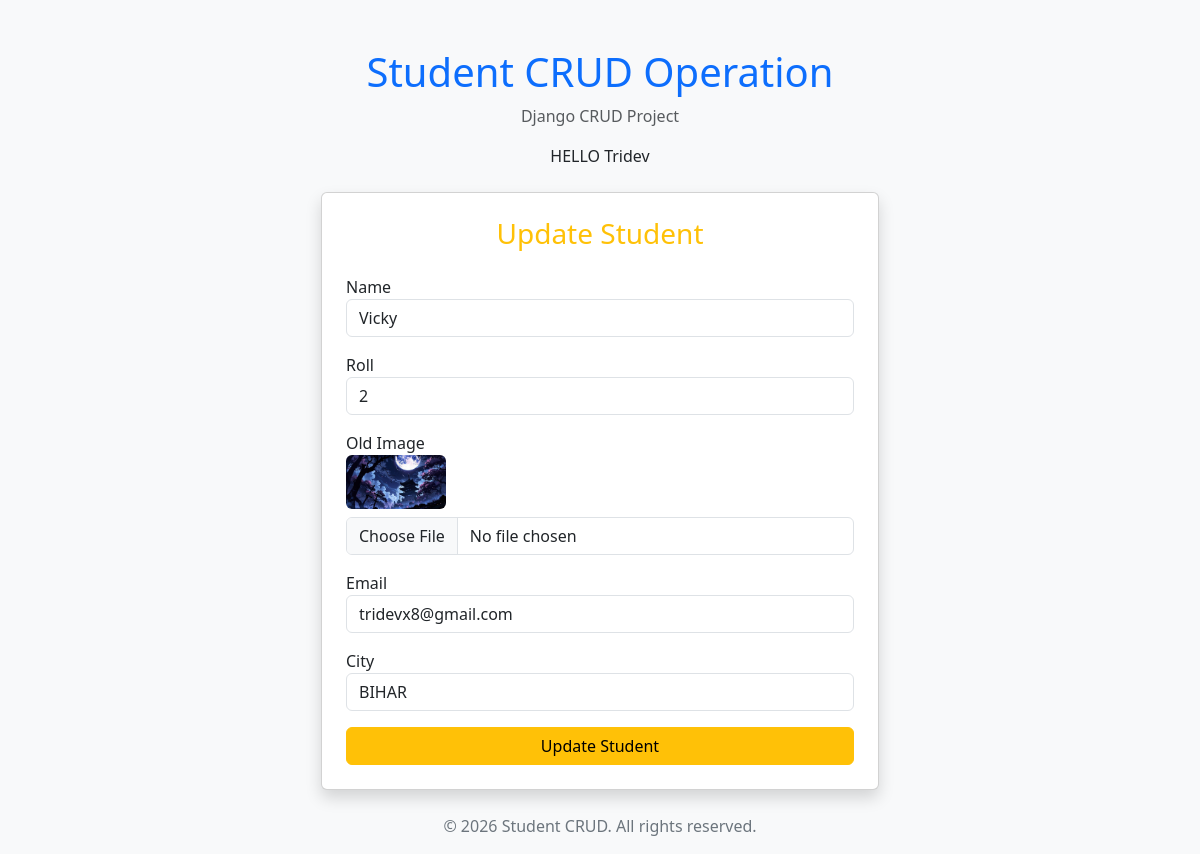
Page /edit/2/ on the committed database.
### student_crud/models.py (models this page shows, shortened)
class Student(models.Model):
    std_name = models.CharField(max_length=100)
    std_roll = models.IntegerField()
    std_image = models.ImageField(upload_to='students/')
    std_email = models.EmailField()
    std_city = models.CharField(max_length=100)

### student_crud/views.py (the view, shortened to what this page needs)
# urls.py: path('edit/<int:id>/', edit_student, name='edit_student'),
def edit_student(request, id):
    data = Student.objects.get(id=id)
    return render(request, 'edit.html', {'data': data})

### templates/edit.html (shortened to what this page needs)
{% extends 'main.html' %}
{% block content %}
<div class="card shadow p-4 col-md-6 mx-auto">
    <h3 class="text-center mb-4 text-warning">Update Student</h3>
    <form method="post" enctype="multipart/form-data">
        <div class="mb-3">
            <label>Name</label>
            <input type="text" name="name" value="{{ data.std_name }}" class="form-control">
        </div>
        <div class="mb-3">
            <label>Roll</label>
            <input type="number" name="roll" value="{{ data.std_roll }}" class="form-control">
        </div>
        <div class="mb-3">
            <label>Old Image</label><br>
            <img src="{{ data.std_image.url }}" width="100" class="mb-2 rounded">
            <input type="file" name="image" class="form-control">
        </div>
        <div class="mb-3">
            <label>Email</label>
            <input type="email" name="email" value="{{ data.std_email }}" class="form-control">
        </div>
        <div class="mb-3">
            <label>City</label>
            <input type="text" name="city" value="{{ data.std_city }}" class="form-control">
        </div>
        <button type="submit" class="btn btn-warning w-100">Update Student</button>
    </form>
</div>
{% endblock %}

### rows in the picture
Student: name "Vicky", roll "2", std_image (picture), email "tridevx8@gmail.com", city "BIHAR"
